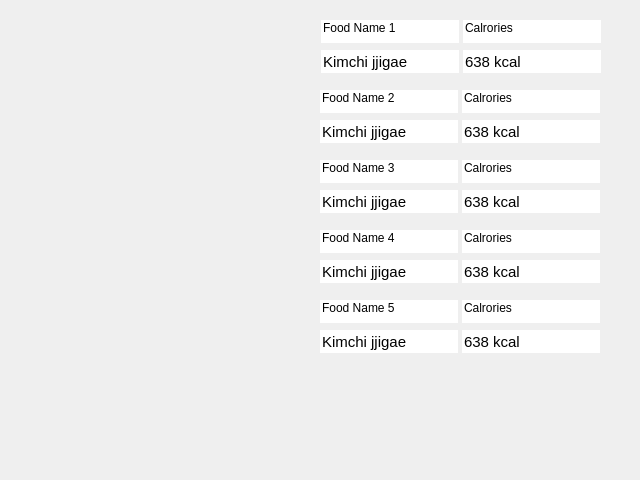
<?xml version="1.0" encoding="UTF-8"?>
<ui version="4.0">
 <class>MenuInfoDialog</class>
 <widget class="QDialog" name="MenuInfoDialog">
  <property name="geometry">
   <rect>
    <x>0</x>
    <y>0</y>
    <width>640</width>
    <height>480</height>
   </rect>
  </property>
  <property name="windowTitle">
   <string>Dialog</string>
  </property>
  <widget class="QLabel" name="label">
   <property name="geometry">
    <rect>
     <x>10</x>
     <y>20</y>
     <width>291</width>
     <height>431</height>
    </rect>
   </property>
   <property name="text">
    <string/>
   </property>
   <property name="textFormat">
    <enum>Qt::PlainText</enum>
   </property>
   <property name="pixmap">
    <pixmap>../../../Downloads/menu.jpg</pixmap>
   </property>
  </widget>
  <widget class="QLineEdit" name="lineEdit_18">
   <property name="geometry">
    <rect>
     <x>462</x>
     <y>300</y>
     <width>138</width>
     <height>23</height>
    </rect>
   </property>
   <property name="font">
    <font>
     <weight>50</weight>
     <italic>false</italic>
     <bold>false</bold>
     <underline>false</underline>
     <strikeout>false</strikeout>
     <kerning>true</kerning>
    </font>
   </property>
   <property name="text">
    <string>Calrories</string>
   </property>
   <property name="frame">
    <bool>false</bool>
   </property>
   <property name="alignment">
    <set>Qt::AlignLeading|Qt::AlignLeft|Qt::AlignTop</set>
   </property>
   <property name="dragEnabled">
    <bool>false</bool>
   </property>
   <property name="readOnly">
    <bool>true</bool>
   </property>
  </widget>
  <widget class="QLineEdit" name="lineEdit_17">
   <property name="geometry">
    <rect>
     <x>320</x>
     <y>300</y>
     <width>138</width>
     <height>23</height>
    </rect>
   </property>
   <property name="font">
    <font>
     <weight>50</weight>
     <italic>false</italic>
     <bold>false</bold>
     <underline>false</underline>
     <strikeout>false</strikeout>
     <kerning>true</kerning>
    </font>
   </property>
   <property name="text">
    <string>Food Name 5</string>
   </property>
   <property name="frame">
    <bool>false</bool>
   </property>
   <property name="alignment">
    <set>Qt::AlignLeading|Qt::AlignLeft|Qt::AlignTop</set>
   </property>
   <property name="dragEnabled">
    <bool>false</bool>
   </property>
   <property name="readOnly">
    <bool>true</bool>
   </property>
  </widget>
  <widget class="QLineEdit" name="lineEdit_6">
   <property name="geometry">
    <rect>
     <x>320</x>
     <y>120</y>
     <width>138</width>
     <height>23</height>
    </rect>
   </property>
   <property name="font">
    <font>
     <pointsize>11</pointsize>
    </font>
   </property>
   <property name="text">
    <string>Kimchi jjigae</string>
   </property>
   <property name="frame">
    <bool>false</bool>
   </property>
  </widget>
  <widget class="QLineEdit" name="lineEdit_7">
   <property name="geometry">
    <rect>
     <x>462</x>
     <y>120</y>
     <width>138</width>
     <height>23</height>
    </rect>
   </property>
   <property name="font">
    <font>
     <pointsize>11</pointsize>
    </font>
   </property>
   <property name="text">
    <string>638 kcal</string>
   </property>
   <property name="frame">
    <bool>false</bool>
   </property>
  </widget>
  <widget class="QLineEdit" name="lineEdit_19">
   <property name="geometry">
    <rect>
     <x>320</x>
     <y>330</y>
     <width>138</width>
     <height>23</height>
    </rect>
   </property>
   <property name="font">
    <font>
     <pointsize>11</pointsize>
    </font>
   </property>
   <property name="text">
    <string>Kimchi jjigae</string>
   </property>
   <property name="frame">
    <bool>false</bool>
   </property>
  </widget>
  <widget class="QLineEdit" name="lineEdit_20">
   <property name="geometry">
    <rect>
     <x>462</x>
     <y>330</y>
     <width>138</width>
     <height>23</height>
    </rect>
   </property>
   <property name="font">
    <font>
     <pointsize>11</pointsize>
    </font>
   </property>
   <property name="text">
    <string>638 kcal</string>
   </property>
   <property name="frame">
    <bool>false</bool>
   </property>
  </widget>
  <widget class="QLineEdit" name="lineEdit_10">
   <property name="geometry">
    <rect>
     <x>462</x>
     <y>190</y>
     <width>138</width>
     <height>23</height>
    </rect>
   </property>
   <property name="font">
    <font>
     <pointsize>11</pointsize>
    </font>
   </property>
   <property name="text">
    <string>638 kcal</string>
   </property>
   <property name="frame">
    <bool>false</bool>
   </property>
  </widget>
  <widget class="QLineEdit" name="lineEdit_9">
   <property name="geometry">
    <rect>
     <x>320</x>
     <y>190</y>
     <width>138</width>
     <height>23</height>
    </rect>
   </property>
   <property name="font">
    <font>
     <pointsize>11</pointsize>
    </font>
   </property>
   <property name="text">
    <string>Kimchi jjigae</string>
   </property>
   <property name="frame">
    <bool>false</bool>
   </property>
  </widget>
  <widget class="QLineEdit" name="lineEdit_4">
   <property name="geometry">
    <rect>
     <x>321</x>
     <y>50</y>
     <width>138</width>
     <height>23</height>
    </rect>
   </property>
   <property name="font">
    <font>
     <pointsize>11</pointsize>
    </font>
   </property>
   <property name="text">
    <string>Kimchi jjigae</string>
   </property>
   <property name="frame">
    <bool>false</bool>
   </property>
  </widget>
  <widget class="QLineEdit" name="lineEdit_5">
   <property name="geometry">
    <rect>
     <x>463</x>
     <y>50</y>
     <width>138</width>
     <height>23</height>
    </rect>
   </property>
   <property name="font">
    <font>
     <pointsize>11</pointsize>
    </font>
   </property>
   <property name="text">
    <string>638 kcal</string>
   </property>
   <property name="frame">
    <bool>false</bool>
   </property>
  </widget>
  <widget class="QLineEdit" name="lineEdit_11">
   <property name="geometry">
    <rect>
     <x>320</x>
     <y>160</y>
     <width>138</width>
     <height>23</height>
    </rect>
   </property>
   <property name="font">
    <font>
     <weight>50</weight>
     <italic>false</italic>
     <bold>false</bold>
     <underline>false</underline>
     <strikeout>false</strikeout>
     <kerning>true</kerning>
    </font>
   </property>
   <property name="text">
    <string>Food Name 3</string>
   </property>
   <property name="frame">
    <bool>false</bool>
   </property>
   <property name="alignment">
    <set>Qt::AlignLeading|Qt::AlignLeft|Qt::AlignTop</set>
   </property>
   <property name="dragEnabled">
    <bool>false</bool>
   </property>
   <property name="readOnly">
    <bool>true</bool>
   </property>
  </widget>
  <widget class="QLineEdit" name="lineEdit_12">
   <property name="geometry">
    <rect>
     <x>462</x>
     <y>160</y>
     <width>138</width>
     <height>23</height>
    </rect>
   </property>
   <property name="font">
    <font>
     <weight>50</weight>
     <italic>false</italic>
     <bold>false</bold>
     <underline>false</underline>
     <strikeout>false</strikeout>
     <kerning>true</kerning>
    </font>
   </property>
   <property name="text">
    <string>Calrories</string>
   </property>
   <property name="frame">
    <bool>false</bool>
   </property>
   <property name="alignment">
    <set>Qt::AlignLeading|Qt::AlignLeft|Qt::AlignTop</set>
   </property>
   <property name="dragEnabled">
    <bool>false</bool>
   </property>
   <property name="readOnly">
    <bool>true</bool>
   </property>
  </widget>
  <widget class="QLineEdit" name="lineEdit_8">
   <property name="geometry">
    <rect>
     <x>462</x>
     <y>90</y>
     <width>138</width>
     <height>23</height>
    </rect>
   </property>
   <property name="font">
    <font>
     <weight>50</weight>
     <italic>false</italic>
     <bold>false</bold>
     <underline>false</underline>
     <strikeout>false</strikeout>
     <kerning>true</kerning>
    </font>
   </property>
   <property name="text">
    <string>Calrories</string>
   </property>
   <property name="frame">
    <bool>false</bool>
   </property>
   <property name="alignment">
    <set>Qt::AlignLeading|Qt::AlignLeft|Qt::AlignTop</set>
   </property>
   <property name="dragEnabled">
    <bool>false</bool>
   </property>
   <property name="readOnly">
    <bool>true</bool>
   </property>
  </widget>
  <widget class="QLineEdit" name="lineEdit_2">
   <property name="geometry">
    <rect>
     <x>320</x>
     <y>90</y>
     <width>138</width>
     <height>23</height>
    </rect>
   </property>
   <property name="font">
    <font>
     <weight>50</weight>
     <italic>false</italic>
     <bold>false</bold>
     <underline>false</underline>
     <strikeout>false</strikeout>
     <kerning>true</kerning>
    </font>
   </property>
   <property name="text">
    <string>Food Name 2</string>
   </property>
   <property name="frame">
    <bool>false</bool>
   </property>
   <property name="alignment">
    <set>Qt::AlignLeading|Qt::AlignLeft|Qt::AlignTop</set>
   </property>
   <property name="dragEnabled">
    <bool>false</bool>
   </property>
   <property name="readOnly">
    <bool>true</bool>
   </property>
  </widget>
  <widget class="QLineEdit" name="lineEdit_16">
   <property name="geometry">
    <rect>
     <x>462</x>
     <y>230</y>
     <width>138</width>
     <height>23</height>
    </rect>
   </property>
   <property name="font">
    <font>
     <weight>50</weight>
     <italic>false</italic>
     <bold>false</bold>
     <underline>false</underline>
     <strikeout>false</strikeout>
     <kerning>true</kerning>
    </font>
   </property>
   <property name="text">
    <string>Calrories</string>
   </property>
   <property name="frame">
    <bool>false</bool>
   </property>
   <property name="alignment">
    <set>Qt::AlignLeading|Qt::AlignLeft|Qt::AlignTop</set>
   </property>
   <property name="dragEnabled">
    <bool>false</bool>
   </property>
   <property name="readOnly">
    <bool>true</bool>
   </property>
  </widget>
  <widget class="QLineEdit" name="lineEdit_15">
   <property name="geometry">
    <rect>
     <x>320</x>
     <y>230</y>
     <width>138</width>
     <height>23</height>
    </rect>
   </property>
   <property name="font">
    <font>
     <weight>50</weight>
     <italic>false</italic>
     <bold>false</bold>
     <underline>false</underline>
     <strikeout>false</strikeout>
     <kerning>true</kerning>
    </font>
   </property>
   <property name="text">
    <string>Food Name 4</string>
   </property>
   <property name="frame">
    <bool>false</bool>
   </property>
   <property name="alignment">
    <set>Qt::AlignLeading|Qt::AlignLeft|Qt::AlignTop</set>
   </property>
   <property name="dragEnabled">
    <bool>false</bool>
   </property>
   <property name="readOnly">
    <bool>true</bool>
   </property>
  </widget>
  <widget class="QLineEdit" name="lineEdit">
   <property name="geometry">
    <rect>
     <x>321</x>
     <y>20</y>
     <width>138</width>
     <height>23</height>
    </rect>
   </property>
   <property name="font">
    <font>
     <weight>50</weight>
     <italic>false</italic>
     <bold>false</bold>
     <underline>false</underline>
     <strikeout>false</strikeout>
     <kerning>true</kerning>
    </font>
   </property>
   <property name="text">
    <string>Food Name 1</string>
   </property>
   <property name="frame">
    <bool>false</bool>
   </property>
   <property name="alignment">
    <set>Qt::AlignLeading|Qt::AlignLeft|Qt::AlignTop</set>
   </property>
   <property name="dragEnabled">
    <bool>false</bool>
   </property>
   <property name="readOnly">
    <bool>true</bool>
   </property>
  </widget>
  <widget class="QLineEdit" name="lineEdit_3">
   <property name="geometry">
    <rect>
     <x>463</x>
     <y>20</y>
     <width>138</width>
     <height>23</height>
    </rect>
   </property>
   <property name="font">
    <font>
     <weight>50</weight>
     <italic>false</italic>
     <bold>false</bold>
     <underline>false</underline>
     <strikeout>false</strikeout>
     <kerning>true</kerning>
    </font>
   </property>
   <property name="text">
    <string>Calrories</string>
   </property>
   <property name="frame">
    <bool>false</bool>
   </property>
   <property name="alignment">
    <set>Qt::AlignLeading|Qt::AlignLeft|Qt::AlignTop</set>
   </property>
   <property name="dragEnabled">
    <bool>false</bool>
   </property>
   <property name="readOnly">
    <bool>true</bool>
   </property>
  </widget>
  <widget class="QLineEdit" name="lineEdit_13">
   <property name="geometry">
    <rect>
     <x>320</x>
     <y>260</y>
     <width>138</width>
     <height>23</height>
    </rect>
   </property>
   <property name="font">
    <font>
     <pointsize>11</pointsize>
    </font>
   </property>
   <property name="text">
    <string>Kimchi jjigae</string>
   </property>
   <property name="frame">
    <bool>false</bool>
   </property>
  </widget>
  <widget class="QLineEdit" name="lineEdit_14">
   <property name="geometry">
    <rect>
     <x>462</x>
     <y>260</y>
     <width>138</width>
     <height>23</height>
    </rect>
   </property>
   <property name="font">
    <font>
     <pointsize>11</pointsize>
    </font>
   </property>
   <property name="text">
    <string>638 kcal</string>
   </property>
   <property name="frame">
    <bool>false</bool>
   </property>
  </widget>
 </widget>
 <resources/>
 <connections/>
</ui>
